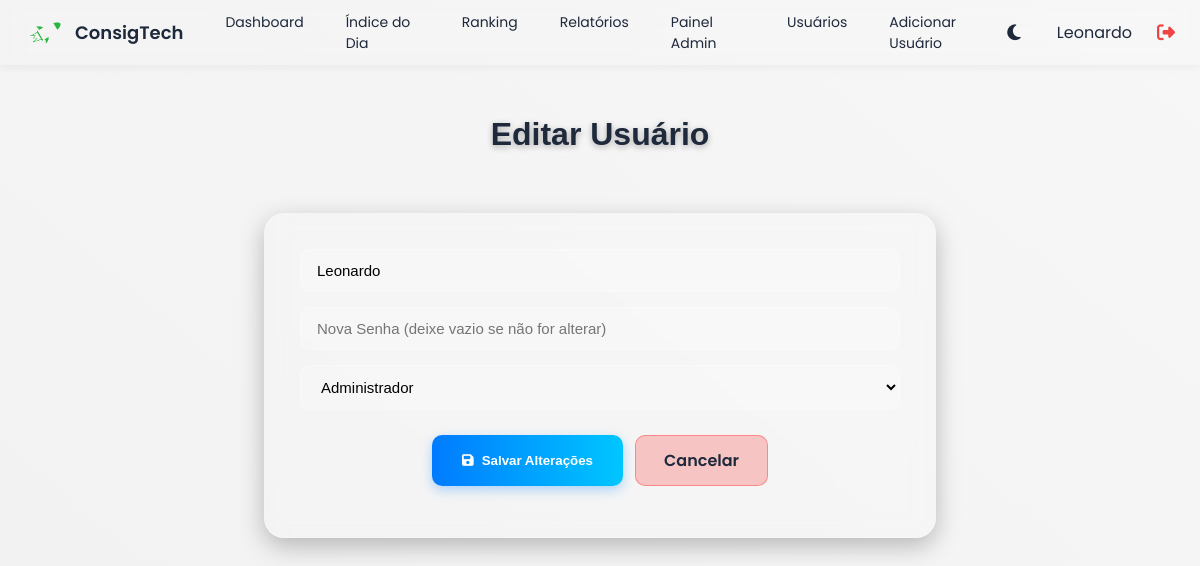
The app's page /editar_usuario/1 (signed in) with its own data.
### tables this page shows
CREATE TABLE users (
            id INTEGER PRIMARY KEY AUTOINCREMENT,
            nome TEXT UNIQUE NOT NULL,
            senha TEXT NOT NULL,
            role TEXT DEFAULT 'user'
        );

### app.py (the view, shortened to what this page needs)
@app.route("/editar_usuario/<int:id>", methods=["GET", "POST"])
def editar_usuario(id):
    if "user" not in session or session["role"] != "admin":
        return redirect(url_for("login"))
    conn = get_conn()
    cur = conn.cursor()
    cur.execute("SELECT id, nome, role FROM users WHERE id = ?" if isinstance(conn, sqlite3.Connection)
                else "SELECT id, nome, role FROM users WHERE id = %s", (id,))
    user = cur.fetchone()
    if not user:
        conn.close()
        return redirect(url_for("usuarios"))
    conn.close()
    return render_template("editar.html", user=user)

### app.py (called while the page is built)
def get_conn():
    if DATABASE_URL and psycopg2:
        return psycopg2.connect(DATABASE_URL, sslmode="require")
    else:
        return sqlite3.connect(LOCAL_DB, check_same_thread=False)

### templates/editar.html (shortened to what this page needs)
{% extends "base.html" %}
{% block content %}
<h1 class="titulo-tomorrow">Editar Usuário</h1>
<div class="usuario-edit-container">
  <form method="POST">
    <input class="barra-cpf" type="text" name="nome" value="{{ user[1] }}" required>
    <input class="barra-cpf" type="password" name="senha" placeholder="Nova Senha (deixe vazio se não for alterar)">
    <select class="barra-cpf" name="role" required>
      <option value="admin" {% if user[2]=='admin' %}selected{% endif %}>Administrador</option>
    </select>
    <div class="button-group">
      <button type="submit" class="azul"><i class="fa fa-save"></i> Salvar Alterações</button>
      <a href="{{ url_for('usuarios') }}" class="voltar">Cancelar</a>
    </div>
  </form>
</div>
{% endblock %}

### templates/base.html (shortened to what this page needs)
<!DOCTYPE html>
<html lang="pt-BR">
<head>
    <link rel="stylesheet" href="https://cdnjs.cloudflare.com/ajax/libs/font-awesome/6.5.0/css/all.min.css">
</head>
<body>
    <div class="navbar">
        <div class="nav-left">
            <div class="logo">
                <img src="{{ url_for('static', filename='img/icone.png') }}" class="logo-icon">
                ConsigTech
            </div>
            <div class="menu">
                <a href="/dashboard">Dashboard</a>
                <a href="/indice_dia">Índice do Dia</a>
                <a href="/ranking">Ranking</a>
                {% if session.get('role') == 'admin' %}
                <a href="/relatorios">Relatórios</a>
                <a href="/painel_admin">Painel Admin</a>
                <a href="/usuarios">Usuários</a>
                <a href="/register">Adicionar Usuário</a>
                {% endif %}
            </div>
        </div>
        <div class="nav-right">
            <button id="toggleTheme" class="btn-theme">
                <i id="iconTema" class="fa-solid fa-moon"></i>
            </button>
            <span>{{ session.get('user') }}</span>
            <a href="/logout" class="logout-icon">
                <i class="fa-solid fa-right-from-bracket"></i>
            </a>
        </div>
    </div>
    <div class="container">
        {% block content %}{% endblock %}
    </div>
</body>
</html>

### templates/base.html (style rules this page uses)
:root { --gradiente-inicio: #e4e4e4; --gradiente-fim: #e0e0e0; --gradiente-inicio: #f1f1f1; --gradiente-fim: #f7f7f7; --cor-texto: #1e293b; --bg-container: rgba(255, 255, 255, 0.85); --bg-card: #ffffff; }
h1, h2, h3, h4 { color: var(--cor-texto); }
body { font-family: 'Poppins', sans-serif; background: linear-gradient(40deg, var(--gradiente-inicio), var(--gradiente-fim)); margin: 0; color: var(--cor-texto); transition: 0.4s ease; }
.navbar { height: 65px; background: transparent; backdrop-filter: blur(10px); display: flex; align-items: center; justify-content: space-between; padding: 0 25px; box-shadow: 0 2px 10px rgba(0, 0, 0, 0.05); }
.logo { display: flex; align-items: center; gap: 10px; font-weight: 600; font-size: 18px; }
.menu { display: flex; gap: 18px; margin-left: 30px; }
.menu a { text-decoration: none; color: var(--cor-texto); font-size: 14px; padding: 6px 12px; border-radius: 6px; }
.nav-left { display: flex; align-items: center; }
.nav-right { display: flex; align-items: center; gap: 15px; }
.container { max-width: 1300px; margin: auto; padding: 30px; }
.btn-theme { background: transparent; border: none; font-size: 18px; cursor: pointer; margin-right: 15px; color: var(--cor-texto); transition: .2s; }
.logout-icon { color: #ef4444; font-size: 18px; margin-left: 10px; transition: 0.2s; }
.logo-icon { width: 40px; height: 40px; border-radius: 6px; }
.btn-theme i { transition: 0.3s; }

### templates/editar.html (style rules this page uses)
.usuario-edit-container { width: 100%; max-width: 600px; margin: 60px auto; background: rgba(255, 255, 255, 0.10); backdrop-filter: blur(10px); border-radius: 20px; padding: 35px; box-shadow: 0 8px 25px rgba(0, 0, 0, 0.25); border: 1px solid rgba(255, 255, 255, 0.15); text-align: center; }
h1.titulo-tomorrow { font-family: 'Tomorrow', sans-serif; font-size: 32px; font-weight: 700; color: var(--cor-texto); text-shadow: 0 2px 6px rgba(0, 0, 0, 0.3); margin-bottom: 25px; }
.barra-cpf, select.barra-cpf { width: 100%; background: rgba(255, 255, 255, 0.2); border: 1px solid rgba(255, 255, 255, 0.25); padding: 12px 16px; margin-bottom: 15px; border-radius: 10px; color: #000; font-size: 15px; outline: none; transition: all 0.3s ease; box-sizing: border-box; }
.azul { background: linear-gradient(90deg, #007bff, #00c6ff); color: white; font-weight: 600; border: none; padding: 12px 30px; border-radius: 10px; cursor: pointer; transition: all 0.3s ease; display: inline-flex; align-items: center; gap: 8px; box-shadow: 0 4px 12px rgba(0, 128, 255, 0.3); }
.button-group { display: flex; justify-content: center; gap: 12px; margin-top: 10px; }
.voltar { background: rgba(255, 0, 0, 0.2); color: var(--cor-texto); border: 1px solid rgba(255, 0, 0, 0.3); padding: 12px 28px; border-radius: 10px; font-weight: 600; text-decoration: none; transition: all 0.3s ease; }
.titulo-tomorrow { text-align: center; margin-bottom: 25px; }

### records on screen
users: get "Leonardo", nome "Leonardo", role "Administrador"
